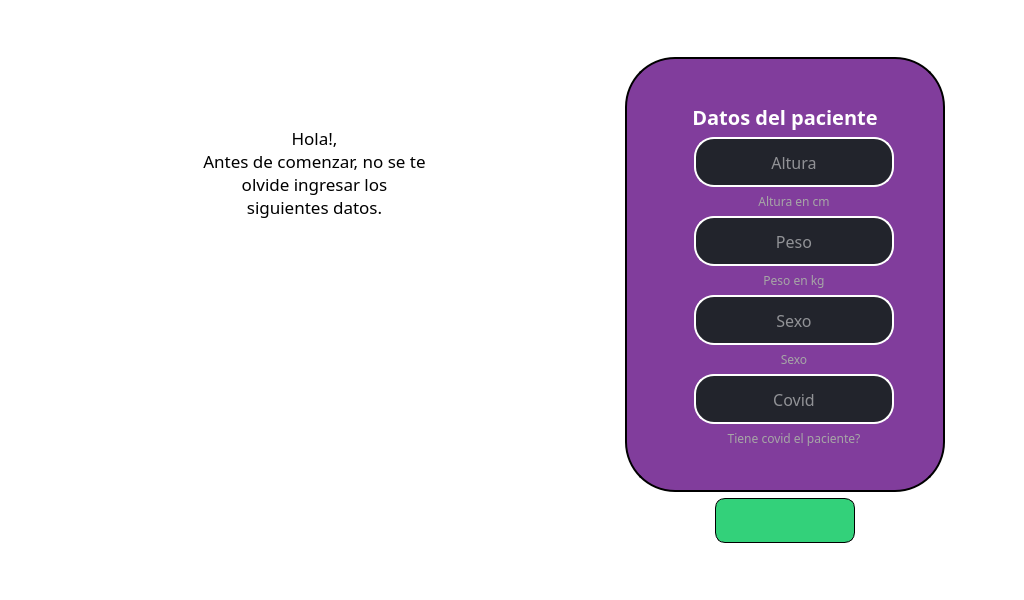
<?xml version="1.0" encoding="UTF-8"?>
<ui version="4.0">
 <class>MainWindow</class>
 <widget class="QMainWindow" name="MainWindow">
  <property name="geometry">
   <rect>
    <x>0</x>
    <y>0</y>
    <width>1024</width>
    <height>600</height>
   </rect>
  </property>
  <property name="minimumSize">
   <size>
    <width>1024</width>
    <height>600</height>
   </size>
  </property>
  <property name="windowTitle">
   <string>Ventilador mecanico</string>
  </property>
  <property name="windowIcon">
   <iconset resource="logos.qrc">
    <normaloff>:/logos/Images/heart-monitoring.jpg</normaloff>:/logos/Images/heart-monitoring.jpg</iconset>
  </property>
  <property name="styleSheet">
   <string notr="true">background-color: rgb(255, 255, 255);</string>
  </property>
  <widget class="QWidget" name="centralwidget">
   <layout class="QGridLayout" name="gridLayout">
    <item row="1" column="1">
     <layout class="QVBoxLayout" name="verticalLayout_4">
      <item>
       <layout class="QHBoxLayout" name="horizontalLayout_2">
        <item>
         <widget class="QFrame" name="frame">
          <property name="minimumSize">
           <size>
            <width>470</width>
            <height>280</height>
           </size>
          </property>
          <property name="styleSheet">
           <string notr="true">QFrame{
image: url(:/logos/Images/conversation.png);
}
QLabel{
image:none;
}</string>
          </property>
          <property name="frameShape">
           <enum>QFrame::NoFrame</enum>
          </property>
          <property name="frameShadow">
           <enum>QFrame::Raised</enum>
          </property>
          <widget class="QLabel" name="label_3">
           <property name="geometry">
            <rect>
             <x>120</x>
             <y>40</y>
             <width>231</width>
             <height>151</height>
            </rect>
           </property>
           <property name="font">
            <font>
             <family>LEMON MILK</family>
             <pointsize>13</pointsize>
            </font>
           </property>
           <property name="text">
            <string>Hola!,
Antes de comenzar, no se te olvide ingresar los siguientes datos.</string>
           </property>
           <property name="alignment">
            <set>Qt::AlignCenter</set>
           </property>
           <property name="wordWrap">
            <bool>true</bool>
           </property>
          </widget>
         </widget>
        </item>
       </layout>
      </item>
      <item>
       <layout class="QHBoxLayout" name="horizontalLayout_3">
        <item>
         <spacer name="horizontalSpacer_5">
          <property name="orientation">
           <enum>Qt::Horizontal</enum>
          </property>
          <property name="sizeType">
           <enum>QSizePolicy::Fixed</enum>
          </property>
          <property name="sizeHint" stdset="0">
           <size>
            <width>120</width>
            <height>20</height>
           </size>
          </property>
         </spacer>
        </item>
        <item>
         <widget class="QLabel" name="label">
          <property name="minimumSize">
           <size>
            <width>200</width>
            <height>200</height>
           </size>
          </property>
          <property name="styleSheet">
           <string notr="true">image: url(:/logos/Images/ventilation.jpg);</string>
          </property>
          <property name="text">
           <string/>
          </property>
         </widget>
        </item>
       </layout>
      </item>
     </layout>
    </item>
    <item row="1" column="3">
     <layout class="QVBoxLayout" name="verticalLayout_3">
      <item>
       <widget class="QFrame" name="frame_2">
        <property name="sizePolicy">
         <sizepolicy hsizetype="Preferred" vsizetype="Preferred">
          <horstretch>0</horstretch>
          <verstretch>0</verstretch>
         </sizepolicy>
        </property>
        <property name="minimumSize">
         <size>
          <width>0</width>
          <height>0</height>
         </size>
        </property>
        <property name="maximumSize">
         <size>
          <width>16777215</width>
          <height>16777215</height>
         </size>
        </property>
        <property name="styleSheet">
         <string notr="true">QFrame{
border:2px solid rgb(0, 0, 0);

border-radius: 50px;
background-color: rgb(129, 61, 156);
color: rgb(255, 255, 255);
}
QLabel{
border: 2px sold rgb(255, 255, 255)
}</string>
        </property>
        <property name="frameShape">
         <enum>QFrame::StyledPanel</enum>
        </property>
        <property name="frameShadow">
         <enum>QFrame::Raised</enum>
        </property>
        <layout class="QGridLayout" name="gridLayout_3">
         <item row="0" column="0" rowspan="4">
          <spacer name="horizontalSpacer_4">
           <property name="orientation">
            <enum>Qt::Horizontal</enum>
           </property>
           <property name="sizeHint" stdset="0">
            <size>
             <width>40</width>
             <height>20</height>
            </size>
           </property>
          </spacer>
         </item>
         <item row="0" column="3" rowspan="4">
          <spacer name="horizontalSpacer_6">
           <property name="orientation">
            <enum>Qt::Horizontal</enum>
           </property>
           <property name="sizeHint" stdset="0">
            <size>
             <width>40</width>
             <height>20</height>
            </size>
           </property>
          </spacer>
         </item>
         <item row="1" column="1">
          <widget class="QLabel" name="label_44">
           <property name="font">
            <font>
             <family>LEMON MILK</family>
             <pointsize>15</pointsize>
             <weight>75</weight>
             <bold>true</bold>
            </font>
           </property>
           <property name="layoutDirection">
            <enum>Qt::LeftToRight</enum>
           </property>
           <property name="styleSheet">
            <string notr="true">QLabel{
border: 2px sold rgb(255, 255, 255)
}</string>
           </property>
           <property name="text">
            <string>Datos del paciente</string>
           </property>
           <property name="alignment">
            <set>Qt::AlignCenter</set>
           </property>
          </widget>
         </item>
         <item row="2" column="1">
          <layout class="QVBoxLayout" name="verticalLayout_2">
           <property name="leftMargin">
            <number>18</number>
           </property>
           <item>
            <widget class="QLineEdit" name="altura_linedit">
             <property name="minimumSize">
              <size>
               <width>200</width>
               <height>50</height>
              </size>
             </property>
             <property name="maximumSize">
              <size>
               <width>16777215</width>
               <height>50</height>
              </size>
             </property>
             <property name="font">
              <font>
               <family>LEMON MILK</family>
               <pointsize>12</pointsize>
              </font>
             </property>
             <property name="styleSheet">
              <string notr="true">QLineEdit{
border:2px solid rgb(255, 255, 255);
border-radius: 20px;
color: #FFF;
background-color:rgb(34,36,44);

}

QLineEdit:hover{
border: 2px sold rgb(255, 255, 255)

}

QLineEdit:focus{
border:2px solid rgb(85, 170, 255);
background-color: rgb(45, 45, 56);
}</string>
             </property>
             <property name="inputMask">
              <string/>
             </property>
             <property name="text">
              <string/>
             </property>
             <property name="alignment">
              <set>Qt::AlignCenter</set>
             </property>
             <property name="placeholderText">
              <string>Altura</string>
             </property>
             <property name="clearButtonEnabled">
              <bool>false</bool>
             </property>
            </widget>
           </item>
           <item>
            <widget class="QLabel" name="label_4">
             <property name="maximumSize">
              <size>
               <width>16777215</width>
               <height>20</height>
              </size>
             </property>
             <property name="font">
              <font>
               <family>LEMON MILK</family>
              </font>
             </property>
             <property name="styleSheet">
              <string notr="true">color: rgb(166, 166, 166);</string>
             </property>
             <property name="text">
              <string>Altura en cm</string>
             </property>
             <property name="alignment">
              <set>Qt::AlignCenter</set>
             </property>
            </widget>
           </item>
           <item>
            <widget class="QLineEdit" name="peso_linedit">
             <property name="minimumSize">
              <size>
               <width>200</width>
               <height>50</height>
              </size>
             </property>
             <property name="maximumSize">
              <size>
               <width>16777215</width>
               <height>16777215</height>
              </size>
             </property>
             <property name="font">
              <font>
               <family>LEMON MILK</family>
               <pointsize>12</pointsize>
              </font>
             </property>
             <property name="styleSheet">
              <string notr="true">QLineEdit{
border:2px solid rgb(255, 255, 255);
border-radius: 20px;
color: #FFF;
background-color:rgb(34,36,44);

}

QLineEdit:hover{
border: 2px sold rgb(255, 255, 255)

}

QLineEdit:focus{
border:2px solid rgb(85, 170, 255);
background-color: rgb(45, 45, 56);
}</string>
             </property>
             <property name="inputMask">
              <string/>
             </property>
             <property name="text">
              <string/>
             </property>
             <property name="alignment">
              <set>Qt::AlignCenter</set>
             </property>
             <property name="placeholderText">
              <string>Peso</string>
             </property>
             <property name="clearButtonEnabled">
              <bool>false</bool>
             </property>
            </widget>
           </item>
           <item>
            <widget class="QLabel" name="label_5">
             <property name="maximumSize">
              <size>
               <width>16777215</width>
               <height>20</height>
              </size>
             </property>
             <property name="font">
              <font>
               <family>LEMON MILK</family>
              </font>
             </property>
             <property name="styleSheet">
              <string notr="true">color: rgb(166, 166, 166);</string>
             </property>
             <property name="text">
              <string>Peso en kg</string>
             </property>
             <property name="alignment">
              <set>Qt::AlignCenter</set>
             </property>
            </widget>
           </item>
           <item>
            <widget class="QLineEdit" name="sexo_linedit">
             <property name="minimumSize">
              <size>
               <width>200</width>
               <height>50</height>
              </size>
             </property>
             <property name="maximumSize">
              <size>
               <width>16777215</width>
               <height>16777215</height>
              </size>
             </property>
             <property name="font">
              <font>
               <family>LEMON MILK</family>
               <pointsize>12</pointsize>
              </font>
             </property>
             <property name="styleSheet">
              <string notr="true">QLineEdit{
border:2px solid rgb(255, 255, 255);
border-radius: 20px;
color: #FFF;
background-color:rgb(34,36,44);

}

QLineEdit:hover{
border: 2px sold rgb(255, 255, 255)

}

QLineEdit:focus{
border:2px solid rgb(85, 170, 255);
background-color: rgb(45, 45, 56);
}</string>
             </property>
             <property name="inputMask">
              <string/>
             </property>
             <property name="text">
              <string/>
             </property>
             <property name="alignment">
              <set>Qt::AlignCenter</set>
             </property>
             <property name="placeholderText">
              <string>Sexo</string>
             </property>
             <property name="clearButtonEnabled">
              <bool>false</bool>
             </property>
            </widget>
           </item>
           <item>
            <widget class="QLabel" name="label_6">
             <property name="maximumSize">
              <size>
               <width>16777215</width>
               <height>20</height>
              </size>
             </property>
             <property name="font">
              <font>
               <family>LEMON MILK</family>
              </font>
             </property>
             <property name="styleSheet">
              <string notr="true">color: rgb(166, 166, 166);</string>
             </property>
             <property name="text">
              <string>Sexo</string>
             </property>
             <property name="alignment">
              <set>Qt::AlignCenter</set>
             </property>
            </widget>
           </item>
           <item>
            <widget class="QLineEdit" name="covid_linedit">
             <property name="minimumSize">
              <size>
               <width>200</width>
               <height>50</height>
              </size>
             </property>
             <property name="maximumSize">
              <size>
               <width>16777215</width>
               <height>16777215</height>
              </size>
             </property>
             <property name="font">
              <font>
               <family>LEMON MILK</family>
               <pointsize>12</pointsize>
              </font>
             </property>
             <property name="styleSheet">
              <string notr="true">QLineEdit{
border:2px solid rgb(255, 255, 255);
border-radius: 20px;
color: #FFF;
background-color:rgb(34,36,44);

}

QLineEdit:hover{
border: 2px sold rgb(255, 255, 255)

}

QLineEdit:focus{
border:2px solid rgb(85, 170, 255);
background-color: rgb(45, 45, 56);
}</string>
             </property>
             <property name="inputMask">
              <string/>
             </property>
             <property name="text">
              <string/>
             </property>
             <property name="alignment">
              <set>Qt::AlignCenter</set>
             </property>
             <property name="placeholderText">
              <string>Covid</string>
             </property>
             <property name="clearButtonEnabled">
              <bool>false</bool>
             </property>
            </widget>
           </item>
           <item>
            <widget class="QLabel" name="label_7">
             <property name="maximumSize">
              <size>
               <width>16777215</width>
               <height>20</height>
              </size>
             </property>
             <property name="font">
              <font>
               <family>LEMON MILK</family>
              </font>
             </property>
             <property name="styleSheet">
              <string notr="true">color: rgb(166, 166, 166);</string>
             </property>
             <property name="text">
              <string>Tiene covid el paciente?</string>
             </property>
             <property name="alignment">
              <set>Qt::AlignCenter</set>
             </property>
            </widget>
           </item>
          </layout>
         </item>
        </layout>
       </widget>
      </item>
      <item>
       <layout class="QHBoxLayout" name="horizontalLayout">
        <item>
         <spacer name="horizontalSpacer">
          <property name="orientation">
           <enum>Qt::Horizontal</enum>
          </property>
          <property name="sizeHint" stdset="0">
           <size>
            <width>40</width>
            <height>20</height>
           </size>
          </property>
         </spacer>
        </item>
        <item>
         <widget class="QPushButton" name="siguiente_button">
          <property name="minimumSize">
           <size>
            <width>140</width>
            <height>45</height>
           </size>
          </property>
          <property name="maximumSize">
           <size>
            <width>140</width>
            <height>45</height>
           </size>
          </property>
          <property name="font">
           <font>
            <pointsize>15</pointsize>
            <weight>75</weight>
            <bold>true</bold>
           </font>
          </property>
          <property name="styleSheet">
           <string notr="true">QPushButton{
	color: rgb(247, 247, 247);
	background-color: rgb(51, 209, 122);
	border-radius: 10%;
    border: 1px solid #000;
	
}

QPushButton:hover {background-color: rgb(230, 97, 0);}

QPushButton:hover:!pressed
{
  border: 1.5px solid black;
}</string>
          </property>
          <property name="text">
           <string/>
          </property>
          <property name="icon">
           <iconset resource="logos.qrc">
            <normaloff>:/logos/Images/right-arrow.png</normaloff>:/logos/Images/right-arrow.png</iconset>
          </property>
          <property name="iconSize">
           <size>
            <width>45</width>
            <height>45</height>
           </size>
          </property>
          <property name="checkable">
           <bool>true</bool>
          </property>
         </widget>
        </item>
        <item>
         <spacer name="horizontalSpacer_2">
          <property name="orientation">
           <enum>Qt::Horizontal</enum>
          </property>
          <property name="sizeHint" stdset="0">
           <size>
            <width>40</width>
            <height>20</height>
           </size>
          </property>
         </spacer>
        </item>
       </layout>
      </item>
     </layout>
    </item>
    <item row="0" column="1">
     <spacer name="verticalSpacer_7">
      <property name="orientation">
       <enum>Qt::Vertical</enum>
      </property>
      <property name="sizeHint" stdset="0">
       <size>
        <width>20</width>
        <height>40</height>
       </size>
      </property>
     </spacer>
    </item>
    <item row="1" column="4">
     <spacer name="horizontalSpacer_7">
      <property name="orientation">
       <enum>Qt::Horizontal</enum>
      </property>
      <property name="sizeType">
       <enum>QSizePolicy::Expanding</enum>
      </property>
      <property name="sizeHint" stdset="0">
       <size>
        <width>70</width>
        <height>20</height>
       </size>
      </property>
     </spacer>
    </item>
    <item row="2" column="1">
     <spacer name="verticalSpacer_8">
      <property name="orientation">
       <enum>Qt::Vertical</enum>
      </property>
      <property name="sizeHint" stdset="0">
       <size>
        <width>20</width>
        <height>40</height>
       </size>
      </property>
     </spacer>
    </item>
    <item row="1" column="0">
     <spacer name="horizontalSpacer_10">
      <property name="orientation">
       <enum>Qt::Horizontal</enum>
      </property>
      <property name="sizeHint" stdset="0">
       <size>
        <width>40</width>
        <height>20</height>
       </size>
      </property>
     </spacer>
    </item>
    <item row="1" column="2">
     <spacer name="horizontalSpacer_3">
      <property name="orientation">
       <enum>Qt::Horizontal</enum>
      </property>
      <property name="sizeHint" stdset="0">
       <size>
        <width>40</width>
        <height>20</height>
       </size>
      </property>
     </spacer>
    </item>
   </layout>
  </widget>
 </widget>
 <resources>
  <include location="logos.qrc"/>
 </resources>
 <connections/>
</ui>
